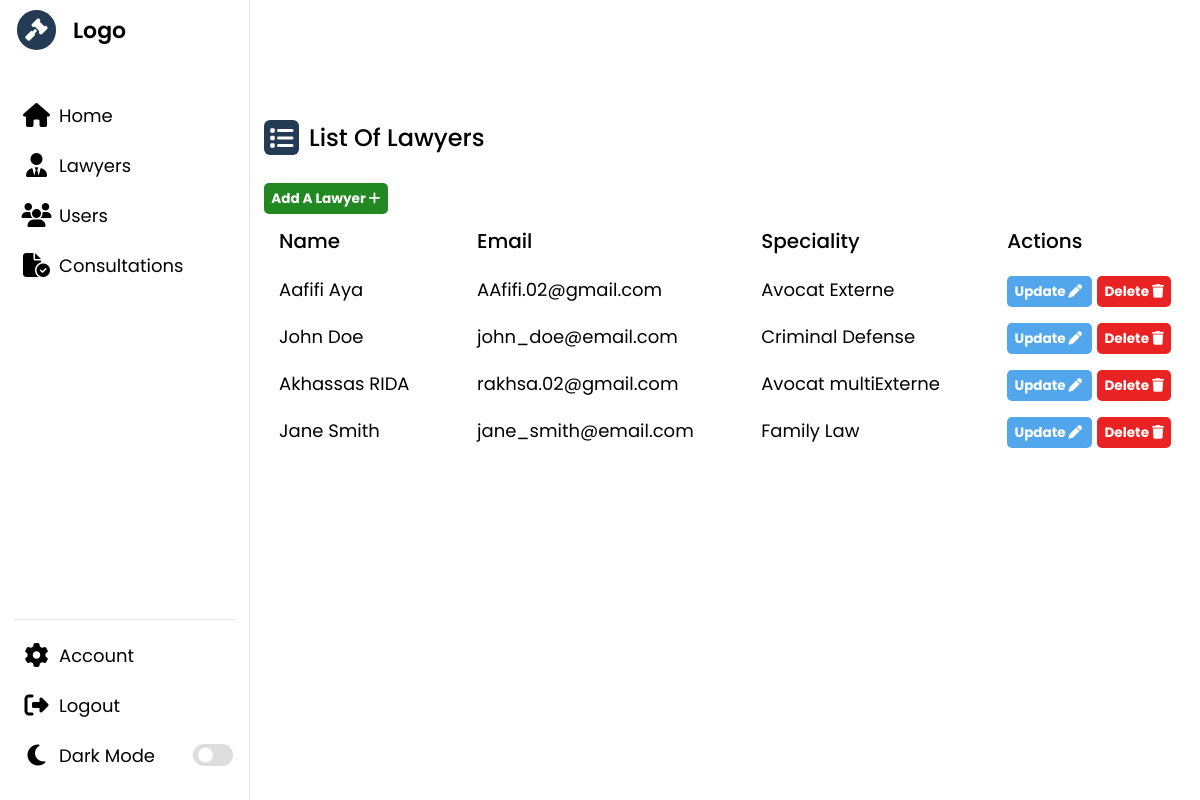
Page /admin/pages/lawyer/lawyer.php (signed in) on the committed database.
### tables this page shows
CREATE TABLE `avocat` (
  `idA` int(11) NOT NULL,
  `nomA` varchar(50) NOT NULL,
  `prenomA` varchar(50) NOT NULL,
  `specialite` varchar(50) NOT NULL,
  `photo` varchar(50) NOT NULL,
  `linkedin` varchar(50) NOT NULL,
  `mail` varchar(50) NOT NULL,
  `password` varchar(50) NOT NULL,
  `facebook` varchar(50) NOT NULL,
  `gender` varchar(50) NOT NULL
);

### admin/pages/lawyer/lawyer.php (the view, shortened to what this page needs)
<!DOCTYPE html>
<html lang="en">
<head>
    <link rel="stylesheet" href="../../style.css" />
    <link rel="stylesheet" href="https://cdnjs.cloudflare.com/ajax/libs/font-awesome/6.2.1/css/all.min.css" />
</head>
<?php
if (isset($_SESSION['loggedAdmin']) && $_SESSION['loggedAdmin'] == true) {
?>
<body>
    <?php
        include($_SERVER['DOCUMENT_ROOT'] . "/lawyerProject/admin/assets/headerA.php");
        ?>
    <section class="dashboard">
        <div class="dash-content">
            <div class="activity">
                <div class="title">
                    <i class="fa-solid fa-list"></i>
                    <span class="text">List Of Lawyers</span>
                </div>
                <a href="../../pages/lawyer/add.php" class="add-btn">
                    Add A Lawyer
                    <i class="fa-solid fa-plus"></i>
                </a>
                <div class="activity-data">
                    <div class="data">
                        <span class="data-title">Name</span>
                        <?php
                            $query = "SELECT * FROM `avocat` ORDER BY nomA";
                            $res = $conn->query($query);
                            while ($row = $res->fetch_assoc()) {
                            ?>
                        <span class="data-list"><?php echo $row['prenomA'] . " " . $row['nomA']; ?></span>
                        <?php
                            }
                            ?>
                    </div>
                    <div class="data">
                        <span class="data-title">Email</span>
                        <?php
                            $query = "SELECT * FROM `avocat` ORDER BY nomA";
                            $res = $conn->query($query);
                            while ($row = $res->fetch_assoc()) {
                            ?>
                        <span class="data-list"><?php echo $row['mail'] ?></span>
                        <?php
                            }
                            ?>
                    </div>
                    <div class="data">
                        <span class="data-title">Speciality</span>
                        <?php
                            $query = "SELECT * FROM `avocat` ORDER BY nomA";
                            $res = $conn->query($query);
                            while ($row = $res->fetch_assoc()) {
                            ?>
                        <span class="data-list"><?php echo $row['specialite'] ?></span>
                        <?php
                            }
                            ?>
                    </div>
                    <div class="data">
                        <span class="data-title">Actions</span>
                        <?php
                            $query = "SELECT * FROM `avocat` ORDER BY nomA";
                            $res = $conn->query($query);
                            while ($row = $res->fetch_assoc()) {
                            ?>
                        <span class="data-list">
                            <a href="https://localhost/lawyerProject/admin/pages/lawyer/update.php?lawyer=<?php echo $row['idA']; ?>"
                                class="update-btn">
                                Update
                                <i class="fa-solid fa-pen"></i>
                            </a>
                            <a href="https://localhost/lawyerProject/admin/pages/lawyer/lawyer.php?rmlawyer=<?php echo $row['idA']; ?>"
                                class="delete-btn">
                                Delete
                                <i class="fa-solid fa-trash"></i>
                            </a>
                        </span>
                        <?php
                            }
                            ?>
                    </div>
                </div>
            </div>
        </div>
    </section>
</body>
<?php
} else {
    header("location:https://localhost/lawyerProject/admin/login.php");
}
?>
</html>

### admin/style.css (style rules this page uses)
* { margin: 0; padding: 0; box-sizing: border-box; font-family: "Poppins", sans-serif; }
:root { --primary-color: #243b55; --panel-color: #fff; --text-color: #000; --black-light-color: #707070; --border-color: #e6e5e5; --toggle-color: #ddd; --title-icon-color: #fff; --tran-05: all 0.5s ease; --tran-03: all 0.3s ease; --tran-03: all 0.2s ease; }
body { min-height: 100vh; background-color: var(--primary-color); }
.dashboard { position: relative; left: 250px; background-color: var(--panel-color); min-height: 100vh; width: calc(100% - 250px); padding: 10px 14px; transition: var(--tran-05); }
.dashboard .dash-content { padding-top: 50px; }
.dash-content .title { display: flex; align-items: center; margin: 60px 0 30px 0; }
.dash-content .title i { position: relative; height: 35px; width: 35px; background-color: var(--primary-color); border-radius: 6px; color: var(--title-icon-color); display: flex; align-items: center; justify-content: center; font-size: 24px; }
.dash-content .title .text { font-size: 24px; font-weight: 500; color: var(--text-color); margin-left: 10px; }
.dash-content .activity .activity-data { display: flex; justify-content: space-between; align-items: center; width: 100%; padding: 1rem 0; }
.activity .activity-data { display: flex; }
.activity-data .data { display: flex; flex-direction: column; margin: 0 15px; }
.activity-data .data-title { font-size: 20px; font-weight: 500; color: var(--text-color); }
.activity-data .data .data-list { font-size: 18px; font-weight: 400; margin-top: 20px; white-space: nowrap; color: var(--text-color); }
.add-btn, .delete-btn, .update-btn { font-size: 0.85rem; padding: 0.35rem 0.45rem; cursor: pointer; font-weight: bold; text-decoration: none; color: white; border-radius: 5px; }
.add-btn { background-color: #228822; }
.delete-btn { background-color: #e92323; margin-left: 5px; }
.update-btn { background-color: #51a6ec; }

### rows in the picture
avocat: prenomA "Aafifi", nomA "Aya", mail "AAfifi.02@gmail.com", specialite "Avocat Externe"
avocat: prenomA "John", nomA "Doe", mail "john_doe@email.com", specialite "Criminal Defense"
avocat: prenomA "Akhassas", nomA "RIDA", mail "rakhsa.02@gmail.com", specialite "Avocat multiExterne"
avocat: prenomA "Jane", nomA "Smith", mail "jane_smith@email.com", specialite "Family Law"
